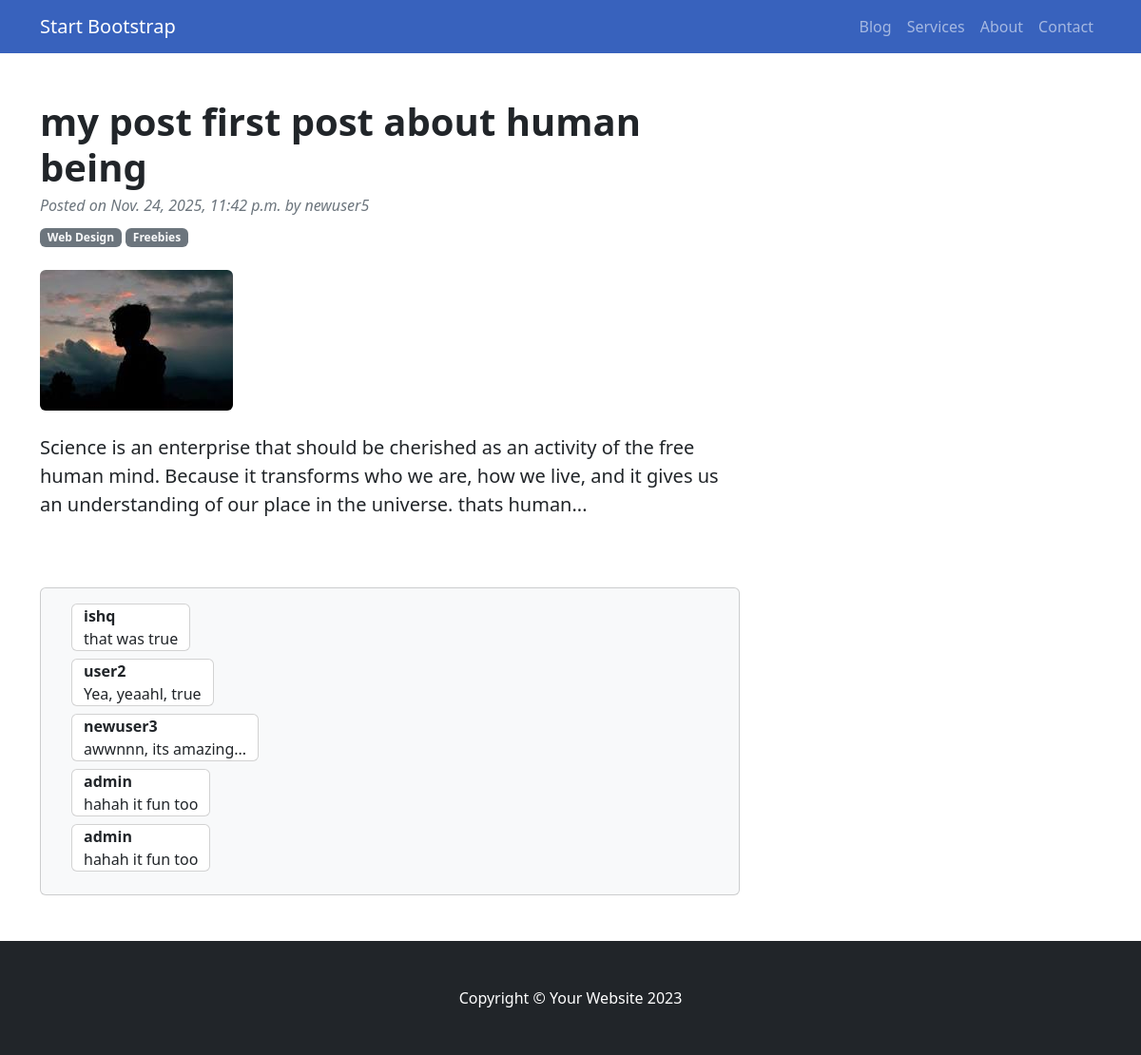
/detail/my-post-first-post-about-human-being, run on the app's committed database.
### the_root/models.py (models this page shows, shortened)
class Post(models.Model):
    post_owner = models.ForeignKey(User, on_delete=models.CASCADE)
    post_title = models.CharField(max_length=150)
    post_slug = models.SlugField(unique=True, blank=True)
    category = models.ForeignKey(Category, on_delete=models.SET_NULL, null=True, related_name='post')
    tags = models.ManyToManyField(Tag, related_name='post')
    post_img = models.ImageField(upload_to="media/post_images/") # i will make it optional later and add default image
    post_detail = RichTextField()
    created = models.DateTimeField(auto_now_add=True)
    updated = models.DateTimeField(auto_now=True)

class Comments(models.Model):
    post = models.ForeignKey(Post, on_delete=models.CASCADE, related_name="post_comment")
    user = models.ForeignKey(User, on_delete=models.CASCADE, related_name="commentor_name") #i need to user to profile
    comment = RichTextField(null=True)
    created = models.DateTimeField(auto_now_add=True, null=True)
    updated = models.DateTimeField(auto_now=True, null=True)

### the_root/views.py (the view)
# urls.py: path("detail/<slug:slug>", views.detail, name="detail"),
def detail(request, slug):
    post = get_object_or_404(Post, post_slug=slug)
    comments = post.post_comment.all()
    if request.user is not None and request.user.is_authenticated:
        user_liked = Likes.objects.filter(post=post, user=request.user, like=True).exists()
        return render(request, "base/detailindex.html", {'post':post, 'comments':comments, 'user_liked': user_liked })
    else:
        return render(request, "base/detailindex.html", {'post':post, 'comments':comments})

### the_root/templates/base/detailindex.html (shortened to what this page needs)
{% load static %}
<!DOCTYPE html>
<html lang="en">
    <head>
        <link href="{% static 'homecss/homestyles.css' %}" rel="stylesheet" />
    </head>
    <body>
        <nav class="navbar navbar-expand-lg navbar-dark nav-custom">
            <div class="container">
                <a class="navbar-brand" href="#!">Start Bootstrap</a>
                <div class="collapse navbar-collapse" id="navbarSupportedContent">
                    <ul class="navbar-nav ms-auto mb-2 mb-lg-0">
                       <li class="nav-item"><a class="nav-link" href="{% url 'home' %}">Blog</a></li>
                        <li class="nav-item"><a class="nav-link" href="{% url 'service' %}">Services</a></li>
                        <li class="nav-item"><a class="nav-link" href="{% url 'about' %}">About</a></li>
                        <li class="nav-item"><a class="nav-link" href="{% url 'contact' %}">Contact</a></li>
                    </ul>
                </div>
            </div>
        </nav>
        <div class="container mt-5">
            <div class="row">
                <div class="col-lg-8">
                    <article>
                        <header class="mb-4">
                            <h1 class="fw-bolder mb-1">{{ post.post_title }}</h1>
                            <div class="text-muted fst-italic mb-2">Posted on {{ post.created }} by {{ post.post_owner }}</div>
                            <a class="badge bg-secondary text-decoration-none link-light" href="#!">Web Design</a>
                            <a class="badge bg-secondary text-decoration-none link-light" href="#!">Freebies</a>
                        </header>
                        <figure class="mb-4"><img class="img-fluid rounded" src="{{ post.post_img.url }}" alt="..." /></figure>
                        <section class="mb-5">
                            <p class="fs-5 mb-4 lead">{{ post.post_detail|safe }}</p>
                        </section>
                    </article>
                    <section class="mb-5">
                        <div class="card bg-light">
                            <div class="card-body">
                                {% for comment in comments %}
                                <div class="d-flex">
                                    <div class="ms-3">
                                        <div class="card container mb-2"><b>{{ comment.user }}</b>
                                        {{ comment.comment }}</div>
                                    </div>
                                </div>
                                {% endfor %}
                            </div>
                        </div>
                    </section>
                </div>
            </div>
        </div>
        <footer class="py-5 bg-dark">
            <div class="container"><p class="m-0 text-center text-white">Copyright &copy; Your Website 2023</p></div>
        </footer>
    </body>
</html>

### data on the page
Post: post_title "my post first post about human being", created "Nov. 24, 2025, 11:42 p.m.", post_owner "newuser5", post_img (picture), post_detail "Science is an enterprise that should be cherished as an activity of the free human mind. Because it transforms who we are, how we live, and it gives us an understanding of our place in the universe. thats human..."
Comments: user "ishq", comment "that was true"
Comments: user "user2", comment "Yea, yeaahl, true"
Comments: user "newuser3", comment "awwnnn, its amazing..."
Comments: user "admin", comment "hahah it fun too"
Comments: user "admin", comment "hahah it fun too"
